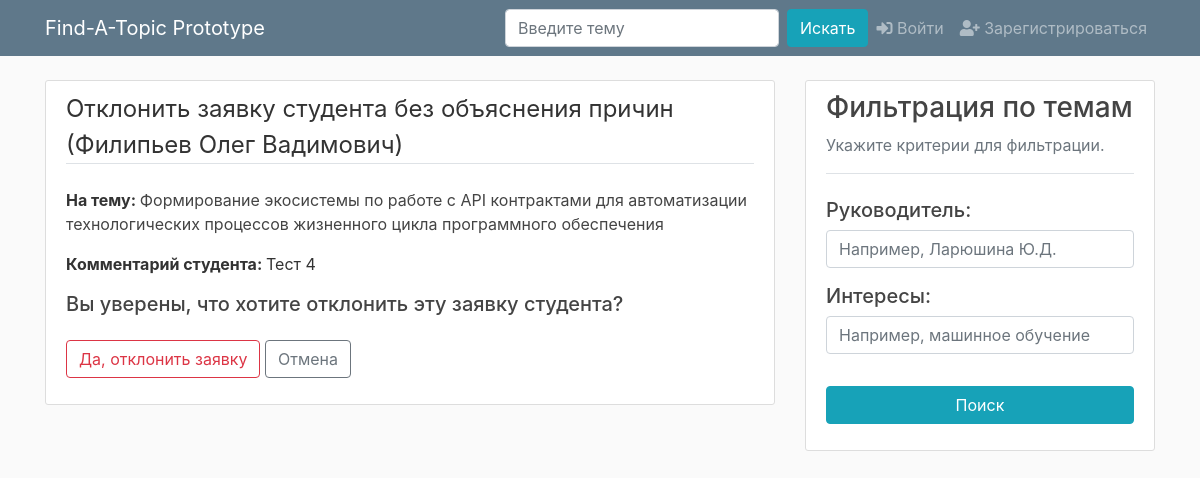
The app's page /student_requests/22/decline, older data.
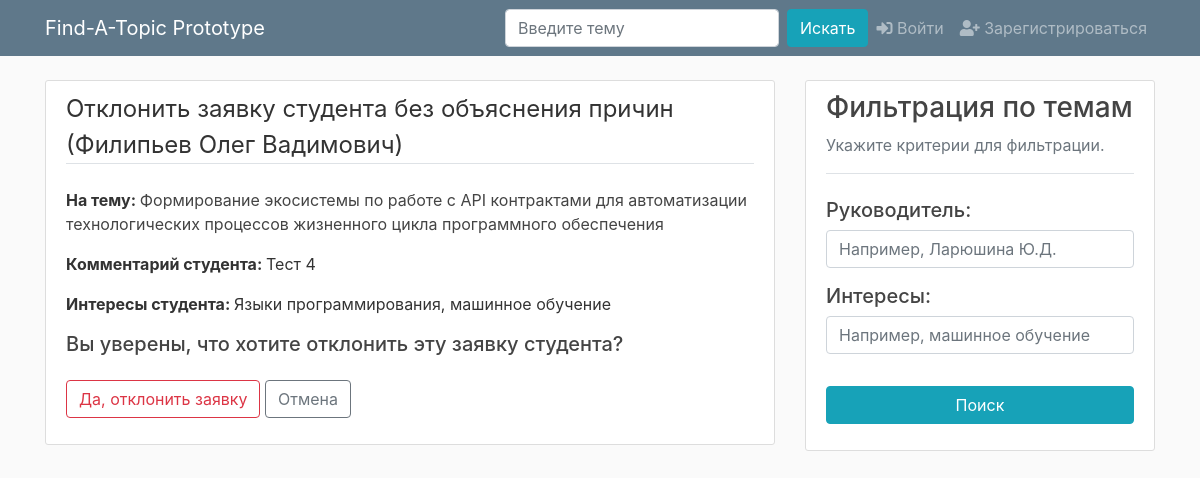
The same page, newer data.
### test_app/models.py (models this page shows, shortened)
class StudentRequestForTopic(models.Model):
    student = models.ForeignKey(User, on_delete=models.CASCADE)
    associatedTopic = models.ForeignKey(Topic, on_delete=models.CASCADE, default=0)
    receiver = models.CharField(max_length=200)
    description = models.TextField('Опишите, что Вы хотите предложить:')
    responded = models.BooleanField(default=False)
    responded_by_student = models.BooleanField(default=False)
    lecturer_answer = models.TextField(max_length=2000, default='')
    student_answer = models.TextField(max_length=2000, default='')
    declined = models.BooleanField(default=False)
    accepted = models.BooleanField(default=False)
    no_topic = models.BooleanField(default=False)
    date_created = models.DateTimeField(default=timezone.now)

class Topic(models.Model):
    name_russian = models.CharField('Название на русском', max_length=300)
    name_english = models.CharField('Название на английском', max_length=300)
    description = models.TextField('Краткое описание темы')
    lecturer = models.ForeignKey(User, on_delete=models.CASCADE)
    is_taken = models.BooleanField(default=False)
    student_who_took = models.CharField(default='', max_length=200)
    date_created = models.DateTimeField(default=timezone.now)
    def __str__(self):
        return self.name_russian

### users/models.py (models this page shows, shortened)
class Profile(models.Model):
    user = models.OneToOneField(User, on_delete=models.CASCADE)
    image = models.ImageField(default='default.jpg',
                              upload_to='profile_pics')
    patronym = models.CharField(max_length=100, default='')
    is_lecturer = models.BooleanField(default=False)
    interests = models.TextField('Укажите свои интересы через запятую (например: машинное обучение, кибербезопасность)', default='')

### test_app/views.py (the view)
# urls.py: path('student_requests/<int:pk>/decline', views.decline_studentRequest, name='request-decline'),
def decline_studentRequest(request, pk):
    if request.method == "POST":
        s = StudentRequestForTopic.objects.get(id=pk)
        s.declined = True
        s.save()
        return redirect('/student_requests/')
    return render(request, 'test_app/request_confirm_decline.html', {'StudentRequestForTopic': StudentRequestForTopic.objects.get(id=pk)})

### test_app/templates/test_app/request_confirm_decline.html (shortened to what this page needs)
{% extends "test_app/base.html" %}
{% block content %}
    <div class="content-section">
        <form method="POST" enctype="multipart/form-data">
            <fieldset class="form-group">
                <legend class="border-bottom mb-4">Отклонить заявку студента без объяснения причин ({{ StudentRequestForTopic.student.last_name }} {{ StudentRequestForTopic.student.first_name }} {{ StudentRequestForTopic.student.profile.patronym }})</legend>
                <p><b>На тему: </b><a class="article-title" href="{% url 'topic-detail' StudentRequestForTopic.associatedTopic.id %}">{{ StudentRequestForTopic.associatedTopic }}</a></p>
                <p><b>Комментарий студента: </b>{{ StudentRequestForTopic.description }}</p>
                {% if StudentRequestForTopic.student.profile.interests %}
                    <p><b>Интересы студента: </b>{{ StudentRequestForTopic.student.profile.interests }}</p>
                {% endif %}
                <h5>Вы уверены, что хотите отклонить эту заявку студента?</h5>
            </fieldset>
            <div class="form-group">
                <button class="btn btn-outline-danger" type="submit">Да, отклонить заявку</button>
                <a class="btn btn-outline-secondary" href="{% url 'student-requests' %}">Отмена</a>
            </div>
        </form>
    </div>
{% endblock content %}

Row changes from the older to the newer data that the page shows:
changed through a linked row, StudentRequestForTopic "Тест 4": student.profile.interests (not shown) → "Языки программирования, машинное обучение"
Text that changed along with them:
text now shown: "Интересы студента:"
